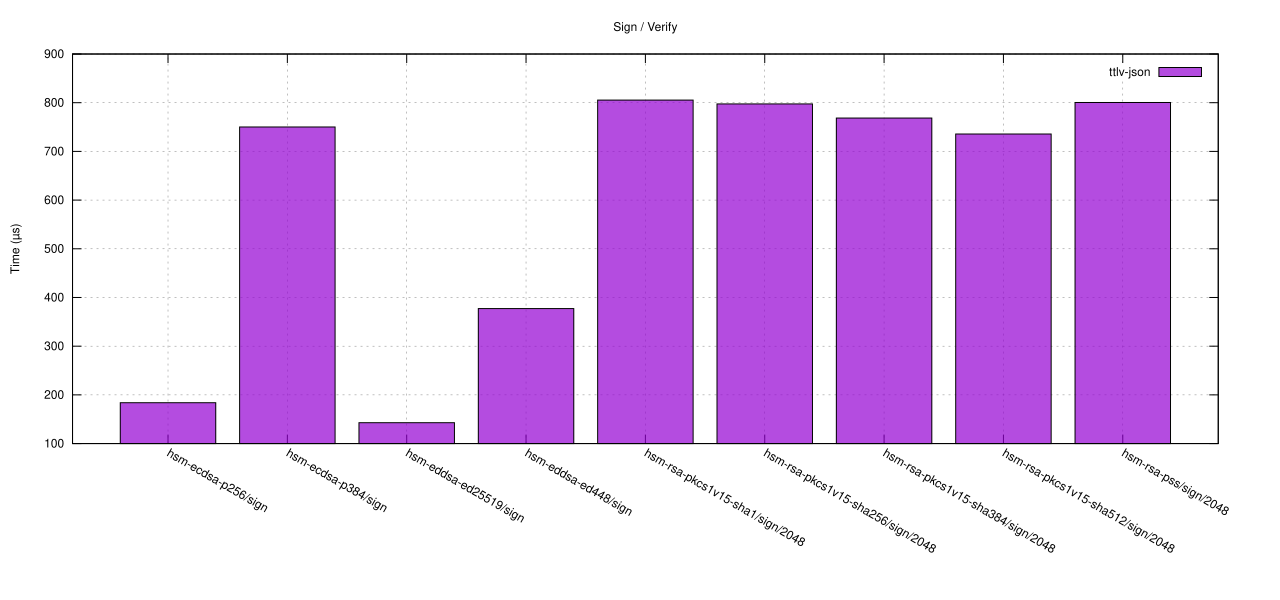

The script that saved this image:
set terminal svg size 1280,600 enhanced font 'Helvetica,12'
set output 'signature.svg'
set title 'Sign / Verify'
set grid
set ylabel 'Time (µs)'
set style data boxes
set style fill solid 0.7 border -1
set boxwidth 0.800
set grid ytics
set key top right
set xtics rotate by -30
set xtics ("hsm-ecdsa-p256/sign" 0, "hsm-ecdsa-p384/sign" 1, "hsm-eddsa-ed25519/sign" 2, "hsm-eddsa-ed448/sign" 3, "hsm-rsa-pkcs1v15-sha1/sign/2048" 4, "hsm-rsa-pkcs1v15-sha256/sign/2048" 5, "hsm-rsa-pkcs1v15-sha384/sign/2048" 6, "hsm-rsa-pkcs1v15-sha512/sign/2048" 7, "hsm-rsa-pss/sign/2048" 8)
plot 'signature.dat' using ($1+0.000):2 with boxes lw 1 title 'ttlv-json'
